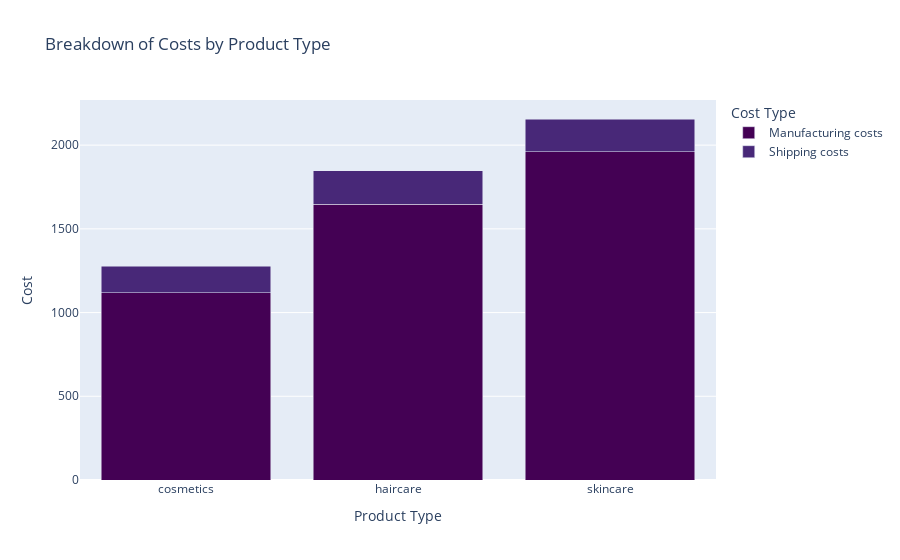

Notebook source saved alongside this figure:
### Code cell
#Cost analysis Manufacturing costs and shipping costs
# Aggregate costs by product type
grouped_df = SC.groupby('Product type').sum().reset_index()

# Melt the DataFrame for Plotly
melted_df = grouped_df.melt(id_vars='Product type', value_vars=['Manufacturing costs', 'Shipping costs'],
                            var_name='Cost Type', value_name='Cost')

# Create the Plotly stacked bar chart
fig_manufacturing_shippingcosts = px.bar(melted_df, x='Product type', y='Cost', color='Cost Type', color_discrete_sequence=px.colors.sequential.Viridis,barmode='stack',
             title='Breakdown of Costs by Product Type',
             labels={'Product type': 'Product Type', 'Cost': 'Cost', 'Cost Type': 'Cost Type'})

# Show the plot
fig_manufacturing_shippingcosts.show()

### Figure 1 — Plotly figure (JSON) as saved in the notebook; plotly's stock layout.template omitted (floating-point values rounded to 4 significant figures)
{"data": [{"alignmentgroup": "True", "hovertemplate": "Cost Type=Manufacturing costs<br>Product Type=%{x}<br>Cost=%{y}<extra></extra>", "legendgroup": "Manufacturing costs", "marker": {"color": "#440154", "pattern": {"shape": ""}}, "name": "Manufacturing costs", "offsetgroup": "Manufacturing costs", "orientation": "v", "showlegend": true, "textposition": "auto", "type": "bar", "x": ["cosmetics", "haircare", "skincare"], "xaxis": "x", "y": [1119.0, 1648.0, 1960.0], "yaxis": "y"}, {"alignmentgroup": "True", "hovertemplate": "Cost Type=Shipping costs<br>Product Type=%{x}<br>Cost=%{y}<extra></extra>", "legendgroup": "Shipping costs", "marker": {"color": "#482878", "pattern": {"shape": ""}}, "name": "Shipping costs", "offsetgroup": "Shipping costs", "orientation": "v", "showlegend": true, "textposition": "auto", "type": "bar", "x": ["cosmetics", "haircare", "skincare"], "xaxis": "x", "y": [157.6, 200.9, 196.4], "yaxis": "y"}], "layout": {"barmode": "stack", "legend": {"title": {"text": "Cost Type"}, "tracegroupgap": 0}, "title": {"text": "Breakdown of Costs by Product Type"}, "xaxis": {"anchor": "y", "domain": [0, 1], "title": {"text": "Product Type"}}, "yaxis": {"anchor": "x", "domain": [0, 1], "title": {"text": "Cost"}}}}
